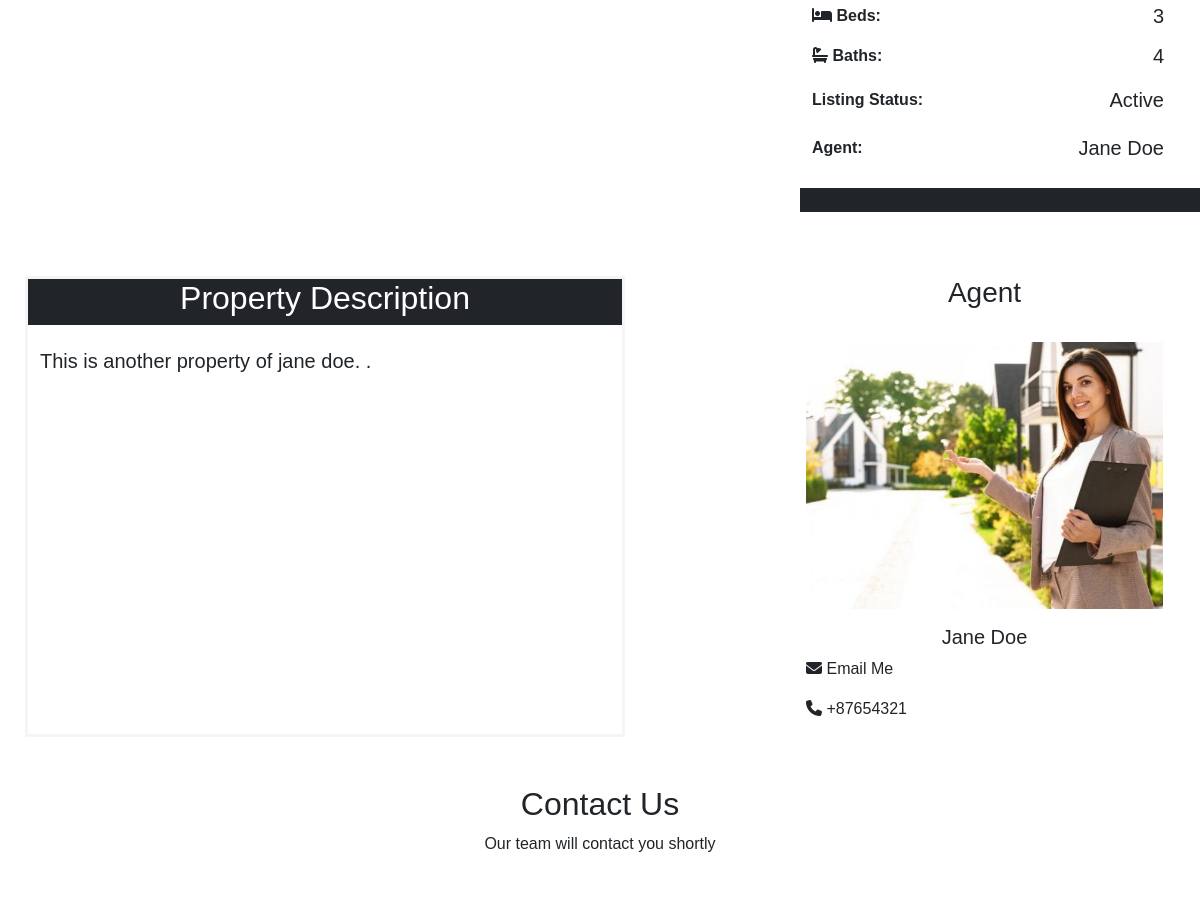
The page /property_details/6 (middle part) on the database as committed earlier.
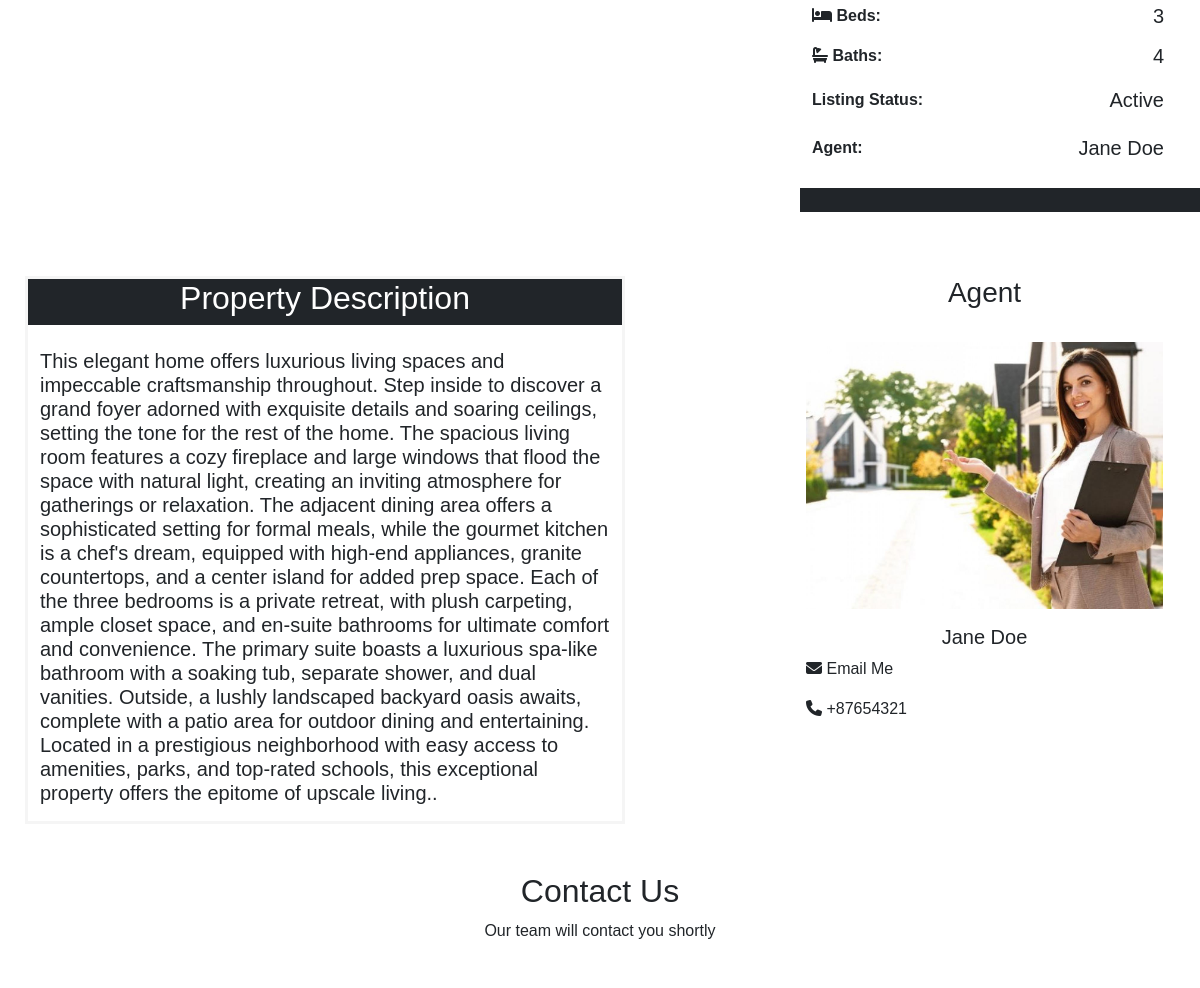
The same page on the database as committed later.
### apex/models.py (models this page shows, shortened)
class Property(db.Model):
  id = db.Column(db.Integer, primary_key=True)
  address = db.Column(db.String(255), nullable=False)
  city = db.Column(db.String(100), nullable=False)
  property_size = db.Column(db.Integer, nullable=False)
  num_bedrooms = db.Column(db.Integer, nullable=False)
  num_bathrooms = db.Column(db.Integer, nullable=False)
  num_carspaces = db.Column(db.Integer, nullable=False)
  description = db.Column(db.Text, nullable=True)
  image_link = db.Column(db.String(255), nullable=True)
  price = db.Column(db.Integer, nullable=False)
  created_date = db.Column(db.DateTime, nullable=False, default=datetime.utcnow)
  listing_status = db.Column(db.String(50), nullable=False)
  listing_type = db.Column(db.String(50), nullable=False)
  agent_id = db.Column(db.Integer, db.ForeignKey('agent.id'), nullable=False)
  agent = db.relationship('Agent', backref='properties')

### apex/main/routes.py (the view, shortened to what this page needs)
@main.route("/property_details/<property_id>", methods=['GET', 'POST'])
def property_details(property_id):
    property_details = Property.query.filter_by(id=property_id).first()
    return render_template('home_property_details.html', property_details=property_details, title='Property Details')

### apex/templates/home_property_details.html (shortened to what the changed rows need)
{% extends "layout.html" %}
{% block content %}
  <div class="container-fluid mt-5" style="width: 100%;  >
          <div class="row">
              <div class="col-12 mx-auto my-3 property-details-box">
                  <div class="row">
                      <div class="col-md-4 offset-1">
                          <div class="col-12">
                              <div class="row col-12 summary-list-box mt-3">
                                  <ul class="col-12 summary-list">
                                      <li class="d-flex justify-content-between mt-2">
                                          <strong ><i class="fa fa-bed"></i> Beds:</strong>
                                          <h5>{{ property_details.num_bedrooms }}</h5>
                                      </li>
                                      <li class="d-flex justify-content-between mt-2">
                                          <strong><i class="fa fa-bath"></i> Baths:</strong>
                                          <h5>{{ property_details.num_bathrooms }}</h5>
                                      </li>
                                  </ul>
                              </div>
                          </div>
                      </div>
                  </div>
              </div>
            </div>
  <div class="container-fluid" >
    <div class="row">
      <div class="container col-md-6 mt-5" style="border: 3px solid whitesmoke;">
          <div class="row details-description-title bg-dark">
              <h2 class="text-center text-white">Property Description</h2>
          </div>
          <div class="property-description mb-3 mt-4" >
              <h5 class="mt-2">{{ property_details.description }}.</h5>
          </div>
      </div>
    </div>
  </div>
  <div class="container">
    <h2 class="text-center mt-5">Contact Us</h2>
  </div>
{% endblock %}

Rows that differ between the two databases and show on the page:
changed Property: description "This is another property of jane doe." → "This elegant home offers luxurious living spaces and impeccable craftsmanship throughout. Step inside to discover a grand foyer adorned with exquisite details and soaring ceilings, setting the tone for the rest of the home. The spacious living room features a cozy fireplace and large windows that flood the space with natural light, creating an inviting atmosphere for gatherings or relaxation. The adjacent dining area offers a sophisticated setting for formal meals, while the gourmet kitchen is a chef's dream, equipped with high-end appliances, granite countertops, and a center island for added prep space. Each of the three bedrooms is a private retreat, with plush carpeting, ample closet…"
